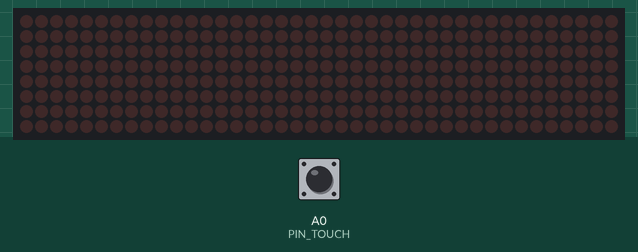
This sketch was run on a simulated Arduino Uno, built with avr-gcc and run on an emulated ATmega328P. Shown: 40×8 LED matrix. The test bench sets the inputs (shaded band); at power-on: A0 (PIN_TOUCH) LOW.

Above: at 1.2 s.
1.3 s: A0 (PIN_TOUCH) pulled HIGH for 0.15 s
At 1.36 s:
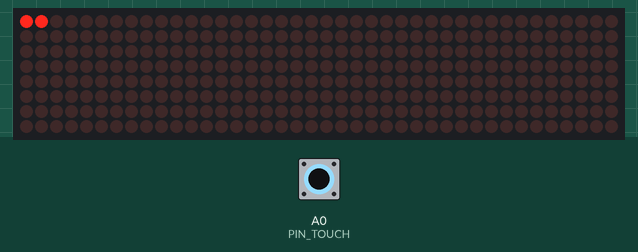
At 1.71 s:
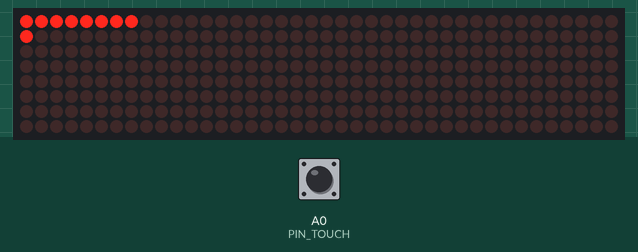

The sketch:

sketch_test_modulosled.ino
```cpp
#include "LedControl.h"

#define PIN_TOUCH A0

LedControl lc = LedControl(9,11,8,5);
int estadoTouch = 0;

void setup() {
  //Serial.begin(9600);

  lc.shutdown(0,false);
  lc.setIntensity(0,4);
  lc.clearDisplay(0);

  lc.shutdown(1,false);
  lc.setIntensity(1,4);
  lc.clearDisplay(1);

  lc.shutdown(2,false);
  lc.setIntensity(2,4);
  lc.clearDisplay(2);

  lc.shutdown(3,false);
  lc.setIntensity(3,4);
  lc.clearDisplay(3);

  lc.shutdown(4,false);
  lc.setIntensity(4,4);
  lc.clearDisplay(4);

}

void loop() {


 estadoTouch = digitalRead(PIN_TOUCH);
 //Serial.println(estadoTouch);

 if(estadoTouch == 1) {
   for(int modulo = 0; modulo < 5; modulo++) {
      for(int fila = 0; fila < 8; fila++) {
        for(int columna = 0; columna < 8; columna++) {
          lc.setLed(modulo,fila,columna,true);
          delay(50);
          //lc.setLed(modulo,fila,columna,false);
          //delay(50);
        }
      }
    }
 }

  lc.clearDisplay(0);
  lc.clearDisplay(1);
  lc.clearDisplay(2);
  lc.clearDisplay(3);
  lc.clearDisplay(4);

}
```

Measured:
- after the input at 1.3 s, the display: first changes at once (image 1 shows a later state)
